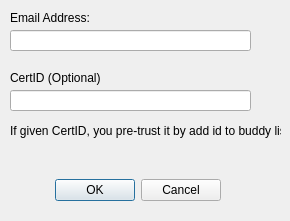
<?xml version="1.0" encoding="UTF-8"?>
<ui version="4.0">
 <class>DlgStrangerRequest</class>
 <widget class="QDialog" name="DlgStrangerRequest">
  <property name="geometry">
   <rect>
    <x>0</x>
    <y>0</y>
    <width>290</width>
    <height>221</height>
   </rect>
  </property>
  <property name="windowTitle">
   <string>Request new friend</string>
  </property>
  <widget class="QDialogButtonBox" name="buttonBox">
   <property name="geometry">
    <rect>
     <x>0</x>
     <y>170</y>
     <width>221</width>
     <height>41</height>
    </rect>
   </property>
   <property name="orientation">
    <enum>Qt::Horizontal</enum>
   </property>
   <property name="standardButtons">
    <set>QDialogButtonBox::Cancel|QDialogButtonBox::Ok</set>
   </property>
  </widget>
  <widget class="QLabel" name="label">
   <property name="geometry">
    <rect>
     <x>10</x>
     <y>10</y>
     <width>81</width>
     <height>16</height>
    </rect>
   </property>
   <property name="text">
    <string>Email Address:</string>
   </property>
  </widget>
  <widget class="QLineEdit" name="lineEdit">
   <property name="geometry">
    <rect>
     <x>10</x>
     <y>30</y>
     <width>241</width>
     <height>21</height>
    </rect>
   </property>
  </widget>
  <widget class="QLabel" name="label_2">
   <property name="geometry">
    <rect>
     <x>10</x>
     <y>70</y>
     <width>91</width>
     <height>16</height>
    </rect>
   </property>
   <property name="text">
    <string>CertID (Optional)</string>
   </property>
  </widget>
  <widget class="QLineEdit" name="lineEdit_1">
   <property name="geometry">
    <rect>
     <x>10</x>
     <y>90</y>
     <width>241</width>
     <height>21</height>
    </rect>
   </property>
  </widget>
  <widget class="QLabel" name="label_3">
   <property name="geometry">
    <rect>
     <x>10</x>
     <y>120</y>
     <width>271</width>
     <height>21</height>
    </rect>
   </property>
   <property name="text">
    <string>If given CertID, you pre-trust it by add id to buddy list.</string>
   </property>
  </widget>
 </widget>
 <resources/>
 <connections>
  <connection>
   <sender>buttonBox</sender>
   <signal>accepted()</signal>
   <receiver>DlgStrangerRequest</receiver>
   <slot>accept()</slot>
   <hints>
    <hint type="sourcelabel">
     <x>248</x>
     <y>254</y>
    </hint>
    <hint type="destinationlabel">
     <x>157</x>
     <y>274</y>
    </hint>
   </hints>
  </connection>
  <connection>
   <sender>buttonBox</sender>
   <signal>rejected()</signal>
   <receiver>DlgStrangerRequest</receiver>
   <slot>reject()</slot>
   <hints>
    <hint type="sourcelabel">
     <x>316</x>
     <y>260</y>
    </hint>
    <hint type="destinationlabel">
     <x>286</x>
     <y>274</y>
    </hint>
   </hints>
  </connection>
 </connections>
</ui>
